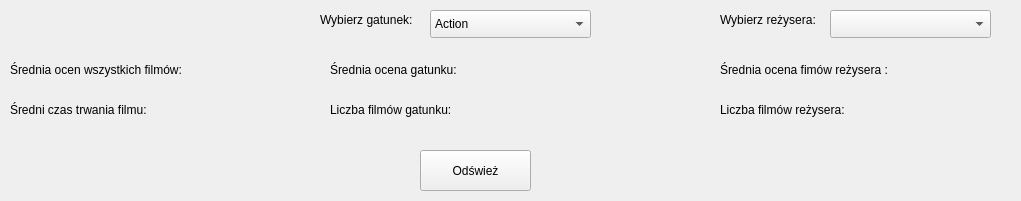
<?xml version="1.0" encoding="UTF-8"?>
<ui version="4.0">
 <class>statScreen</class>
 <widget class="QWidget" name="statScreen">
  <property name="geometry">
   <rect>
    <x>0</x>
    <y>0</y>
    <width>1021</width>
    <height>201</height>
   </rect>
  </property>
  <property name="windowTitle">
   <string>Form</string>
  </property>
  <widget class="QLabel" name="label">
   <property name="geometry">
    <rect>
     <x>10</x>
     <y>60</y>
     <width>221</width>
     <height>20</height>
    </rect>
   </property>
   <property name="text">
    <string>Średnia ocen wszystkich filmów:</string>
   </property>
  </widget>
  <widget class="QComboBox" name="directorBox">
   <property name="geometry">
    <rect>
     <x>830</x>
     <y>10</y>
     <width>161</width>
     <height>28</height>
    </rect>
   </property>
  </widget>
  <widget class="QLabel" name="label_2">
   <property name="geometry">
    <rect>
     <x>320</x>
     <y>10</y>
     <width>131</width>
     <height>20</height>
    </rect>
   </property>
   <property name="text">
    <string>Wybierz gatunek:</string>
   </property>
  </widget>
  <widget class="QLabel" name="label_3">
   <property name="geometry">
    <rect>
     <x>720</x>
     <y>10</y>
     <width>121</width>
     <height>20</height>
    </rect>
   </property>
   <property name="text">
    <string>Wybierz reżysera:</string>
   </property>
  </widget>
  <widget class="QLabel" name="label_4">
   <property name="geometry">
    <rect>
     <x>330</x>
     <y>60</y>
     <width>161</width>
     <height>20</height>
    </rect>
   </property>
   <property name="text">
    <string>Średnia ocena gatunku:</string>
   </property>
  </widget>
  <widget class="QLabel" name="label_5">
   <property name="geometry">
    <rect>
     <x>720</x>
     <y>60</y>
     <width>171</width>
     <height>20</height>
    </rect>
   </property>
   <property name="text">
    <string>Średnia ocena fimów reżysera :</string>
   </property>
  </widget>
  <widget class="QLabel" name="label_6">
   <property name="geometry">
    <rect>
     <x>330</x>
     <y>100</y>
     <width>161</width>
     <height>20</height>
    </rect>
   </property>
   <property name="text">
    <string>Liczba filmów gatunku:</string>
   </property>
  </widget>
  <widget class="QLabel" name="label_7">
   <property name="geometry">
    <rect>
     <x>720</x>
     <y>100</y>
     <width>171</width>
     <height>20</height>
    </rect>
   </property>
   <property name="text">
    <string>Liczba filmów reżysera:</string>
   </property>
  </widget>
  <widget class="QPushButton" name="showButton">
   <property name="geometry">
    <rect>
     <x>420</x>
     <y>150</y>
     <width>111</width>
     <height>41</height>
    </rect>
   </property>
   <property name="text">
    <string>Odśwież</string>
   </property>
  </widget>
  <widget class="QLabel" name="avrScore">
   <property name="geometry">
    <rect>
     <x>220</x>
     <y>60</y>
     <width>71</width>
     <height>20</height>
    </rect>
   </property>
   <property name="text">
    <string/>
   </property>
  </widget>
  <widget class="QLabel" name="avrScoreGenre">
   <property name="geometry">
    <rect>
     <x>510</x>
     <y>60</y>
     <width>63</width>
     <height>20</height>
    </rect>
   </property>
   <property name="text">
    <string/>
   </property>
  </widget>
  <widget class="QLabel" name="genreMovieNumber">
   <property name="geometry">
    <rect>
     <x>510</x>
     <y>100</y>
     <width>63</width>
     <height>20</height>
    </rect>
   </property>
   <property name="text">
    <string/>
   </property>
  </widget>
  <widget class="QLabel" name="avrScoreDirect">
   <property name="geometry">
    <rect>
     <x>910</x>
     <y>60</y>
     <width>63</width>
     <height>20</height>
    </rect>
   </property>
   <property name="text">
    <string/>
   </property>
  </widget>
  <widget class="QLabel" name="directMovieNumber">
   <property name="geometry">
    <rect>
     <x>910</x>
     <y>100</y>
     <width>63</width>
     <height>20</height>
    </rect>
   </property>
   <property name="text">
    <string/>
   </property>
  </widget>
  <widget class="QLabel" name="label_13">
   <property name="geometry">
    <rect>
     <x>10</x>
     <y>100</y>
     <width>181</width>
     <height>20</height>
    </rect>
   </property>
   <property name="text">
    <string>Średni czas trwania filmu: </string>
   </property>
  </widget>
  <widget class="QLabel" name="avrLength">
   <property name="geometry">
    <rect>
     <x>220</x>
     <y>100</y>
     <width>71</width>
     <height>20</height>
    </rect>
   </property>
   <property name="text">
    <string/>
   </property>
  </widget>
  <widget class="QComboBox" name="genreBox">
   <property name="geometry">
    <rect>
     <x>430</x>
     <y>10</y>
     <width>161</width>
     <height>28</height>
    </rect>
   </property>
   <item>
    <property name="text">
     <string>Action</string>
    </property>
   </item>
   <item>
    <property name="text">
     <string>Comedy</string>
    </property>
   </item>
   <item>
    <property name="text">
     <string>Drama</string>
    </property>
   </item>
   <item>
    <property name="text">
     <string>Sci-Fi</string>
    </property>
   </item>
   <item>
    <property name="text">
     <string>Horror</string>
    </property>
   </item>
   <item>
    <property name="text">
     <string>Thriller</string>
    </property>
   </item>
   <item>
    <property name="text">
     <string>Fantasy</string>
    </property>
   </item>
   <item>
    <property name="text">
     <string>Documentary</string>
    </property>
   </item>
   <item>
    <property name="text">
     <string>Animation</string>
    </property>
   </item>
   <item>
    <property name="text">
     <string>Crime</string>
    </property>
   </item>
   <item>
    <property name="text">
     <string>Romance</string>
    </property>
   </item>
  </widget>
 </widget>
 <resources/>
 <connections/>
</ui>
